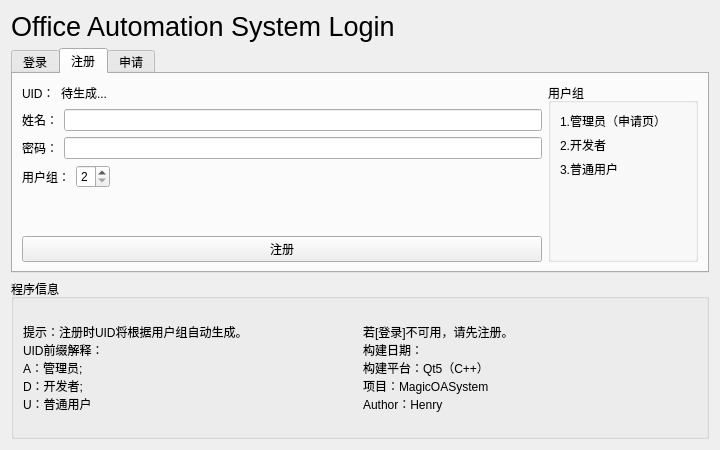
<?xml version="1.0" encoding="UTF-8"?>
<ui version="4.0">
 <class>Widget</class>
 <widget class="QWidget" name="Widget">
  <property name="geometry">
   <rect>
    <x>0</x>
    <y>0</y>
    <width>720</width>
    <height>450</height>
   </rect>
  </property>
  <property name="minimumSize">
   <size>
    <width>720</width>
    <height>450</height>
   </size>
  </property>
  <property name="maximumSize">
   <size>
    <width>720</width>
    <height>450</height>
   </size>
  </property>
  <property name="windowTitle">
   <string>MagicOASystem Login</string>
  </property>
  <layout class="QVBoxLayout" name="verticalLayout_5">
   <item>
    <widget class="QLabel" name="label">
     <property name="font">
      <font>
       <pointsize>20</pointsize>
      </font>
     </property>
     <property name="text">
      <string>Office Automation System Login</string>
     </property>
    </widget>
   </item>
   <item>
    <widget class="QTabWidget" name="tabWidget">
     <property name="currentIndex">
      <number>1</number>
     </property>
     <widget class="QWidget" name="tab1">
      <attribute name="title">
       <string>登录</string>
      </attribute>
      <layout class="QVBoxLayout" name="verticalLayout_3">
       <item>
        <widget class="QLabel" name="label_19">
         <property name="font">
          <font>
           <pointsize>15</pointsize>
          </font>
         </property>
         <property name="text">
          <string>欢迎使用MagicOASystem，请填写以下信息登录：</string>
         </property>
        </widget>
       </item>
       <item>
        <layout class="QVBoxLayout" name="verticalLayout">
         <item>
          <layout class="QHBoxLayout" name="horizontalLayout">
           <item>
            <widget class="QLabel" name="label_2">
             <property name="text">
              <string>帐号：</string>
             </property>
            </widget>
           </item>
           <item>
            <widget class="QLineEdit" name="login_name">
             <property name="text">
              <string/>
             </property>
            </widget>
           </item>
          </layout>
         </item>
         <item>
          <layout class="QHBoxLayout" name="horizontalLayout_2">
           <item>
            <widget class="QLabel" name="label_3">
             <property name="text">
              <string>密码：</string>
             </property>
            </widget>
           </item>
           <item>
            <widget class="QLineEdit" name="login_pass">
             <property name="echoMode">
              <enum>QLineEdit::Password</enum>
             </property>
            </widget>
           </item>
          </layout>
         </item>
        </layout>
       </item>
       <item>
        <spacer name="verticalSpacer_5">
         <property name="orientation">
          <enum>Qt::Vertical</enum>
         </property>
         <property name="sizeHint" stdset="0">
          <size>
           <width>20</width>
           <height>40</height>
          </size>
         </property>
        </spacer>
       </item>
       <item>
        <layout class="QHBoxLayout" name="horizontalLayout_15">
         <item>
          <widget class="QLabel" name="label_18">
           <property name="text">
            <string>注：帐号即为UID，记住帐号后，UID会自动填写。</string>
           </property>
          </widget>
         </item>
         <item>
          <spacer name="horizontalSpacer_4">
           <property name="orientation">
            <enum>Qt::Horizontal</enum>
           </property>
           <property name="sizeHint" stdset="0">
            <size>
             <width>40</width>
             <height>20</height>
            </size>
           </property>
          </spacer>
         </item>
         <item>
          <widget class="QCheckBox" name="remUid">
           <property name="maximumSize">
            <size>
             <width>80</width>
             <height>16777215</height>
            </size>
           </property>
           <property name="text">
            <string>记住帐号</string>
           </property>
          </widget>
         </item>
        </layout>
       </item>
       <item>
        <spacer name="verticalSpacer_2">
         <property name="orientation">
          <enum>Qt::Vertical</enum>
         </property>
         <property name="sizeHint" stdset="0">
          <size>
           <width>20</width>
           <height>40</height>
          </size>
         </property>
        </spacer>
       </item>
       <item>
        <widget class="QPushButton" name="login_btn">
         <property name="text">
          <string>登录</string>
         </property>
        </widget>
       </item>
      </layout>
     </widget>
     <widget class="QWidget" name="tab2">
      <attribute name="title">
       <string>注册</string>
      </attribute>
      <layout class="QVBoxLayout" name="verticalLayout_6">
       <item>
        <layout class="QHBoxLayout" name="horizontalLayout_3">
         <item>
          <layout class="QVBoxLayout" name="verticalLayout_2">
           <item>
            <layout class="QHBoxLayout" name="horizontalLayout_5">
             <item>
              <widget class="QLabel" name="label_4">
               <property name="maximumSize">
                <size>
                 <width>50</width>
                 <height>16777215</height>
                </size>
               </property>
               <property name="text">
                <string>UID：</string>
               </property>
              </widget>
             </item>
             <item>
              <widget class="QLabel" name="uid1_lab">
               <property name="text">
                <string>待生成...</string>
               </property>
              </widget>
             </item>
             <item>
              <spacer name="horizontalSpacer_2">
               <property name="orientation">
                <enum>Qt::Horizontal</enum>
               </property>
               <property name="sizeHint" stdset="0">
                <size>
                 <width>40</width>
                 <height>20</height>
                </size>
               </property>
              </spacer>
             </item>
            </layout>
           </item>
           <item>
            <layout class="QHBoxLayout" name="horizontalLayout_6">
             <item>
              <widget class="QLabel" name="label_6">
               <property name="text">
                <string>姓名：</string>
               </property>
              </widget>
             </item>
             <item>
              <widget class="QLineEdit" name="sign_name"/>
             </item>
            </layout>
           </item>
           <item>
            <layout class="QHBoxLayout" name="horizontalLayout_7">
             <item>
              <widget class="QLabel" name="label_7">
               <property name="text">
                <string>密码：</string>
               </property>
              </widget>
             </item>
             <item>
              <widget class="QLineEdit" name="sign_pass">
               <property name="echoMode">
                <enum>QLineEdit::Password</enum>
               </property>
              </widget>
             </item>
            </layout>
           </item>
           <item>
            <layout class="QHBoxLayout" name="horizontalLayout_8">
             <item>
              <widget class="QLabel" name="label_8">
               <property name="maximumSize">
                <size>
                 <width>60</width>
                 <height>16777215</height>
                </size>
               </property>
               <property name="text">
                <string>用户组：</string>
               </property>
              </widget>
             </item>
             <item>
              <widget class="QSpinBox" name="sign_group">
               <property name="maximumSize">
                <size>
                 <width>70</width>
                 <height>16777215</height>
                </size>
               </property>
               <property name="minimum">
                <number>2</number>
               </property>
               <property name="maximum">
                <number>3</number>
               </property>
              </widget>
             </item>
             <item>
              <spacer name="horizontalSpacer">
               <property name="orientation">
                <enum>Qt::Horizontal</enum>
               </property>
               <property name="sizeHint" stdset="0">
                <size>
                 <width>40</width>
                 <height>20</height>
                </size>
               </property>
              </spacer>
             </item>
            </layout>
           </item>
           <item>
            <spacer name="verticalSpacer_3">
             <property name="orientation">
              <enum>Qt::Vertical</enum>
             </property>
             <property name="sizeHint" stdset="0">
              <size>
               <width>20</width>
               <height>40</height>
              </size>
             </property>
            </spacer>
           </item>
           <item>
            <widget class="QPushButton" name="sign_btn">
             <property name="text">
              <string>注册</string>
             </property>
            </widget>
           </item>
          </layout>
         </item>
         <item>
          <widget class="QGroupBox" name="groupBox_2">
           <property name="minimumSize">
            <size>
             <width>150</width>
             <height>0</height>
            </size>
           </property>
           <property name="title">
            <string>用户组</string>
           </property>
           <layout class="QVBoxLayout" name="verticalLayout_8">
            <item>
             <layout class="QVBoxLayout" name="verticalLayout_7">
              <item>
               <widget class="QLabel" name="label_9">
                <property name="maximumSize">
                 <size>
                  <width>16777215</width>
                  <height>20</height>
                 </size>
                </property>
                <property name="text">
                 <string>1.管理员（申请页）</string>
                </property>
               </widget>
              </item>
              <item>
               <widget class="QLabel" name="label_10">
                <property name="maximumSize">
                 <size>
                  <width>16777215</width>
                  <height>20</height>
                 </size>
                </property>
                <property name="text">
                 <string>2.开发者</string>
                </property>
               </widget>
              </item>
              <item>
               <widget class="QLabel" name="label_13">
                <property name="maximumSize">
                 <size>
                  <width>16777215</width>
                  <height>20</height>
                 </size>
                </property>
                <property name="text">
                 <string>3.普通用户</string>
                </property>
               </widget>
              </item>
              <item>
               <spacer name="verticalSpacer">
                <property name="orientation">
                 <enum>Qt::Vertical</enum>
                </property>
                <property name="sizeHint" stdset="0">
                 <size>
                  <width>20</width>
                  <height>40</height>
                 </size>
                </property>
               </spacer>
              </item>
             </layout>
            </item>
           </layout>
          </widget>
         </item>
        </layout>
       </item>
      </layout>
     </widget>
     <widget class="QWidget" name="tab3">
      <attribute name="title">
       <string>申请</string>
      </attribute>
      <layout class="QVBoxLayout" name="verticalLayout_10">
       <item>
        <layout class="QHBoxLayout" name="horizontalLayout_11">
         <item>
          <layout class="QVBoxLayout" name="verticalLayout_4">
           <item>
            <layout class="QHBoxLayout" name="horizontalLayout_9" stretch="0,0,0">
             <item>
              <widget class="QLabel" name="label_5">
               <property name="maximumSize">
                <size>
                 <width>50</width>
                 <height>16777215</height>
                </size>
               </property>
               <property name="text">
                <string>UID：</string>
               </property>
              </widget>
             </item>
             <item>
              <widget class="QLabel" name="uid2_lab">
               <property name="text">
                <string>待生成...</string>
               </property>
              </widget>
             </item>
             <item>
              <spacer name="horizontalSpacer_3">
               <property name="orientation">
                <enum>Qt::Horizontal</enum>
               </property>
               <property name="sizeHint" stdset="0">
                <size>
                 <width>40</width>
                 <height>20</height>
                </size>
               </property>
              </spacer>
             </item>
            </layout>
           </item>
           <item>
            <layout class="QHBoxLayout" name="horizontalLayout_10">
             <item>
              <widget class="QLabel" name="label_14">
               <property name="text">
                <string>姓名：</string>
               </property>
              </widget>
             </item>
             <item>
              <widget class="QLineEdit" name="app_name"/>
             </item>
            </layout>
           </item>
           <item>
            <layout class="QHBoxLayout" name="horizontalLayout_12">
             <item>
              <widget class="QLabel" name="label_16">
               <property name="text">
                <string>邮箱：</string>
               </property>
              </widget>
             </item>
             <item>
              <widget class="QLineEdit" name="app_mail"/>
             </item>
            </layout>
           </item>
           <item>
            <layout class="QHBoxLayout" name="horizontalLayout_4">
             <item>
              <widget class="QLabel" name="label_15">
               <property name="text">
                <string>密码：</string>
               </property>
              </widget>
             </item>
             <item>
              <widget class="QLineEdit" name="app_pass"/>
             </item>
            </layout>
           </item>
           <item>
            <spacer name="verticalSpacer_4">
             <property name="orientation">
              <enum>Qt::Vertical</enum>
             </property>
             <property name="sizeHint" stdset="0">
              <size>
               <width>20</width>
               <height>40</height>
              </size>
             </property>
            </spacer>
           </item>
           <item>
            <widget class="QPushButton" name="app_btn">
             <property name="text">
              <string>申请</string>
             </property>
            </widget>
           </item>
          </layout>
         </item>
         <item>
          <widget class="QGroupBox" name="groupBox_3">
           <property name="minimumSize">
            <size>
             <width>300</width>
             <height>0</height>
            </size>
           </property>
           <property name="title">
            <string>管理员申请表</string>
           </property>
           <layout class="QVBoxLayout" name="verticalLayout_12">
            <item>
             <layout class="QVBoxLayout" name="verticalLayout_11">
              <item>
               <widget class="QLabel" name="label_17">
                <property name="text">
                 <string>申请理由：</string>
                </property>
                <property name="textFormat">
                 <enum>Qt::AutoText</enum>
                </property>
                <property name="alignment">
                 <set>Qt::AlignLeading|Qt::AlignLeft|Qt::AlignVCenter</set>
                </property>
                <property name="wordWrap">
                 <bool>false</bool>
                </property>
               </widget>
              </item>
              <item>
               <widget class="QPlainTextEdit" name="app_text"/>
              </item>
             </layout>
            </item>
           </layout>
          </widget>
         </item>
        </layout>
       </item>
      </layout>
     </widget>
    </widget>
   </item>
   <item>
    <widget class="QGroupBox" name="groupBox">
     <property name="minimumSize">
      <size>
       <width>0</width>
       <height>160</height>
      </size>
     </property>
     <property name="title">
      <string>程序信息</string>
     </property>
     <layout class="QVBoxLayout" name="verticalLayout_14">
      <item>
       <layout class="QHBoxLayout" name="horizontalLayout_17">
        <item>
         <widget class="QLabel" name="label_11">
          <property name="text">
           <string>提示：注册时UID将根据用户组自动生成。
UID前缀解释：
A：管理员;
D：开发者;
U：普通用户</string>
          </property>
         </widget>
        </item>
        <item>
         <widget class="QLabel" name="label_12">
          <property name="text">
           <string>若[登录]不可用，请先注册。
构建日期：
构建平台：Qt5（C++）
项目：MagicOASystem
Author：Henry</string>
          </property>
         </widget>
        </item>
       </layout>
      </item>
     </layout>
    </widget>
   </item>
  </layout>
 </widget>
 <resources/>
 <connections/>
</ui>
